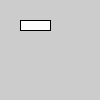
Frame 1 (no input)
Frame 60 (the mouse pressed at the canvas centre just before this capture): identical to frame 1, image omitted
Frame 120 (the mouse held since frame 60 and released just before this capture): identical to frame 1, image omitted

The Processing sketch that drew this single still picture (run headless with seeded random() and noise(); from frame 60 on, the mouse is pressed at the canvas centre):

// Processing sketch: active_shape
// ── active_shape.pde
Rect r1;
void setup(){
  r1 = new Rect(20,20,30,10);
}
void draw(){
  pushStyle();
  if (r1.mouse) {
    fill(255,0,0);
  }else{
    fill(255);
  }
  r1.go();
  popStyle();
}

// ── rect.pde
class Rect {
  float x,y,w,h;
  boolean visible = true, react = true,
          mouse = false;
  void go(){
    if(visible) rect(x,y,w,h);
    mouse = react && mousePressed && in() ? true : false;
  }
  boolean in(){
    boolean ret = false;
    if (((mouseX >= x) && (mouseX <= x+w)) &&
        ((mouseY >= y) && (mouseY <= y+h))) {
      ret = true;
    }
    return ret;
  }
  Rect (float xi, float yi, float wi, float hi){
    x=xi;y=yi;w=wi;h=hi;
  }
}
